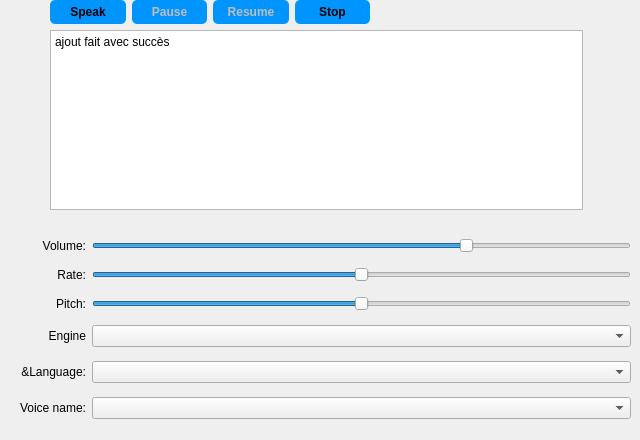
        <widget class="QWidget" name="tab_3">
         <attribute name="title">
          <string>Text To Speech</string>
         </attribute>
         <widget class="QWidget" name="layoutWidget_2">
          <property name="geometry">
           <rect>
            <x>20</x>
            <y>230</y>
            <width>611</width>
            <height>201</height>
           </rect>
          </property>
          <layout class="QGridLayout" name="gridLayout_4">
           <item row="4" column="0">
            <widget class="QLabel" name="label_32">
             <property name="sizePolicy">
              <sizepolicy hsizetype="Minimum" vsizetype="Preferred">
               <horstretch>0</horstretch>
               <verstretch>0</verstretch>
              </sizepolicy>
             </property>
             <property name="text">
              <string>Engine</string>
             </property>
             <property name="alignment">
              <set>Qt::AlignRight|Qt::AlignTrailing|Qt::AlignVCenter</set>
             </property>
            </widget>
           </item>
           <item row="2" column="2">
            <widget class="QSlider" name="rate_4">
             <property name="minimum">
              <number>-10</number>
             </property>
             <property name="maximum">
              <number>10</number>
             </property>
             <property name="orientation">
              <enum>Qt::Horizontal</enum>
             </property>
            </widget>
           </item>
           <item row="4" column="2">
            <widget class="QComboBox" name="engine_4">
             <property name="sizePolicy">
              <sizepolicy hsizetype="Expanding" vsizetype="Fixed">
               <horstretch>0</horstretch>
               <verstretch>0</verstretch>
              </sizepolicy>
             </property>
             <property name="styleSheet">
              <string notr="true">QPushButton {
padding: 5px;
border-radius: 5px;
background-color:#0094ff;
font-weight: bold;
}
QPushButton:hover
{
color :white;
}</string>
             </property>
            </widget>
           </item>
           <item row="1" column="0">
            <widget class="QLabel" name="label_33">
             <property name="sizePolicy">
              <sizepolicy hsizetype="Minimum" vsizetype="Preferred">
               <horstretch>0</horstretch>
               <verstretch>0</verstretch>
              </sizepolicy>
             </property>
             <property name="text">
              <string>Volume:</string>
             </property>
             <property name="alignment">
              <set>Qt::AlignRight|Qt::AlignTrailing|Qt::AlignVCenter</set>
             </property>
            </widget>
           </item>
           <item row="3" column="0">
            <widget class="QLabel" name="label_34">
             <property name="sizePolicy">
              <sizepolicy hsizetype="Minimum" vsizetype="Preferred">
               <horstretch>0</horstretch>
               <verstretch>0</verstretch>
              </sizepolicy>
             </property>
             <property name="text">
              <string>Pitch:</string>
             </property>
             <property name="alignment">
              <set>Qt::AlignRight|Qt::AlignTrailing|Qt::AlignVCenter</set>
             </property>
            </widget>
           </item>
           <item row="3" column="2">
            <widget class="QSlider" name="pitch_4">
             <property name="minimum">
              <number>-10</number>
             </property>
             <property name="maximum">
              <number>10</number>
             </property>
             <property name="singleStep">
              <number>1</number>
             </property>
             <property name="orientation">
              <enum>Qt::Horizontal</enum>
             </property>
            </widget>
           </item>
           <item row="2" column="0">
            <widget class="QLabel" name="label_35">
             <property name="sizePolicy">
              <sizepolicy hsizetype="Minimum" vsizetype="Preferred">
               <horstretch>0</horstretch>
               <verstretch>0</verstretch>
              </sizepolicy>
             </property>
             <property name="text">
              <string>Rate:</string>
             </property>
             <property name="alignment">
              <set>Qt::AlignRight|Qt::AlignTrailing|Qt::AlignVCenter</set>
             </property>
            </widget>
           </item>
           <item row="5" column="0">
            <widget class="QLabel" name="label_36">
             <property name="sizePolicy">
              <sizepolicy hsizetype="Minimum" vsizetype="Preferred">
               <horstretch>0</horstretch>
               <verstretch>0</verstretch>
              </sizepolicy>
             </property>
             <property name="text">
              <string>&amp;Language:</string>
             </property>
             <property name="alignment">
              <set>Qt::AlignRight|Qt::AlignTrailing|Qt::AlignVCenter</set>
             </property>
             <property name="buddy">
              <cstring>language</cstring>
             </property>
            </widget>
           </item>
           <item row="6" column="0">
            <widget class="QLabel" name="label_37">
             <property name="text">
              <string>Voice name:</string>
             </property>
             <property name="alignment">
              <set>Qt::AlignRight|Qt::AlignTrailing|Qt::AlignVCenter</set>
             </property>
            </widget>
           </item>
           <item row="5" column="2">
            <widget class="QComboBox" name="language_4">
             <property name="sizePolicy">
              <sizepolicy hsizetype="Expanding" vsizetype="Fixed">
               <horstretch>0</horstretch>
               <verstretch>0</verstretch>
              </sizepolicy>
             </property>
             <property name="styleSheet">
              <string notr="true">QPushButton {
padding: 5px;
border-radius: 5px;
background-color:#0094ff;
font-weight: bold;
}
QPushButton:hover
{
color :white;
}</string>
             </property>
            </widget>
           </item>
           <item row="6" column="2">
            <widget class="QComboBox" name="voice_4">
             <property name="styleSheet">
              <string notr="true">QPushButton {
padding: 5px;
border-radius: 5px;
background-color:#0094ff;
font-weight: bold;
}
QPushButton:hover
{
color :white;
}</string>
             </property>
            </widget>
           </item>
           <item row="1" column="2">
            <widget class="QSlider" name="volume_4">
             <property name="maximum">
              <number>100</number>
             </property>
             <property name="singleStep">
              <number>5</number>
             </property>
             <property name="pageStep">
              <number>20</number>
             </property>
             <property name="value">
              <number>70</number>
             </property>
             <property name="orientation">
              <enum>Qt::Horizontal</enum>
             </property>
            </widget>
           </item>
          </layout>
         </widget>
         <widget class="QWidget" name="layoutWidget">
          <property name="geometry">
           <rect>
            <x>50</x>
            <y>0</y>
            <width>320</width>
            <height>25</height>
           </rect>
          </property>
          <layout class="QHBoxLayout" name="horizontalLayout_4">
           <item>
            <widget class="QPushButton" name="speakButton_4">
             <property name="styleSheet">
              <string notr="true">QPushButton {
padding: 5px;
border-radius: 5px;
background-color:#0094ff;
font-weight: bold;
}
QPushButton:hover
{
color :white;
}
</string>
             </property>
             <property name="text">
              <string>Speak</string>
             </property>
            </widget>
           </item>
           <item>
            <widget class="QPushButton" name="pauseButton_4">
             <property name="enabled">
              <bool>false</bool>
             </property>
             <property name="styleSheet">
              <string notr="true">QPushButton {
padding: 5px;
border-radius: 5px;
background-color:#0094ff;
font-weight: bold;
}
QPushButton:hover
{
color :white;
}
</string>
             </property>
             <property name="text">
              <string>Pause</string>
             </property>
            </widget>
           </item>
           <item>
            <widget class="QPushButton" name="resumeButton_4">
             <property name="enabled">
              <bool>false</bool>
             </property>
             <property name="styleSheet">
              <string notr="true">QPushButton {
padding: 5px;
border-radius: 5px;
background-color:#0094ff;
font-weight: bold;
}
QPushButton:hover
{
color :white;
}</string>
             </property>
             <property name="text">
              <string>Resume</string>
             </property>
            </widget>
           </item>
           <item>
            <widget class="QPushButton" name="stopButton_4">
             <property name="styleSheet">
              <string notr="true">QPushButton {
padding: 5px;
border-radius: 5px;
background-color:#0094ff;
font-weight: bold;
}
QPushButton:hover
{
color :white;
}</string>
             </property>
             <property name="text">
              <string>Stop</string>
             </property>
            </widget>
           </item>
          </layout>
         </widget>
         <widget class="QPlainTextEdit" name="plainTextEdit">
          <property name="geometry">
           <rect>
            <x>50</x>
            <y>30</y>
            <width>533</width>
            <height>180</height>
           </rect>
          </property>
          <property name="sizePolicy">
           <sizepolicy hsizetype="Expanding" vsizetype="Expanding">
            <horstretch>0</horstretch>
            <verstretch>0</verstretch>
           </sizepolicy>
          </property>
          <property name="plainText">
           <string>ajout fait avec succès

</string>
          </property>
         </widget>
        </widget>
